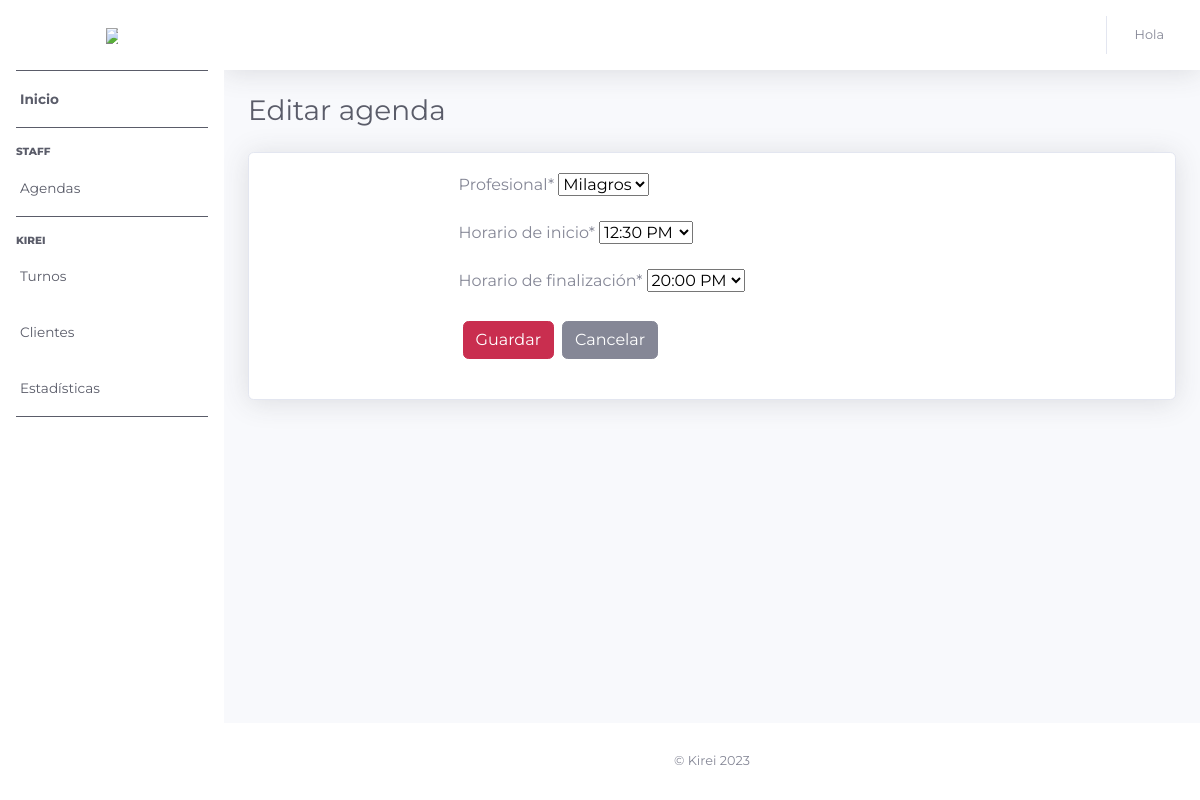
Screenshot of /agenda/23/edit with the database file from the repository.
### professionals/models.py (models this page shows)
class Professional(models.Model):
    professional = models.CharField(max_length=255)
    services = models.ManyToManyField(Service)
    start_date = models.DateField()
    def __str__(self):
        return self.professional

### agendas/models.py (models this page shows, shortened)
class Agenda(models.Model):
    professional = models.ForeignKey(Professional, on_delete=models.CASCADE)
    start_time = models.CharField(
        max_length=5,
        choices=[
            ("8:00", "8:00 AM"),
            ("8:30", "8:30 AM"),
            ("9:00", "9:00 AM"),
            ("9:30", "9:30 AM"),
            ("10:00", "10:00 AM"),
            ("10:30", "10:30 AM"),
            ("11:00", "11:00 AM"),
            ("11:30", "11:30 AM"),
            ("12:00", "12:00 PM"),
            ("12:30", "12:30 PM"),
            ("13:00", "13:00 PM"),
            ("13:30", "13:30 PM"),
            ("14:00", "14:00 PM"),
            ("14:30", "14:30 PM"),
            ("15:00", "15:00 PM"),
            ("15:30", "15:30 PM"),
            ("16:00", "16:00 PM"),
            ("16:30", "16:30 PM"),
            ("17:00", "17:00 PM"),
            ("17:30", "17:30 PM"),
            ("18:00", "18:00 PM"),
            ("18:30", "18:30 PM"),
            ("19:00", "19:00 PM"),
            ("19:30", "19:30 PM"),
        ],
    )
    end_time = models.CharField(
        max_length=5,
        choices=[
            ("8:30", "8:30 AM"),
            ("9:00", "9:00 AM"),
            ("9:30", "9:30 AM"),
            ("10:00", "10:00 AM"),
            ("10:30", "10:30 AM"),
            ("11:00", "11:00 AM"),
            ("11:30", "11:30 AM"),
            ("12:00", "12:00 PM"),
            ("12:30", "12:30 PM"),
            ("13:00", "13:00 PM"),
            ("13:30", "13:30 PM"),
            ("14:00", "14:00 PM"),
            ("14:30", "14:30 PM"),
            ("15:00", "15:00 PM"),
            ("15:30", "15:30 PM"),
            ("16:00", "16:00 PM"),
            ("16:30", "16:30 PM"),
            ("17:00", "17:00 PM"),
            ("17:30", "17:30 PM"),
            ("18:00", "18:00 PM"),
            ("18:30", "18:30 PM"),
            ("19:00", "19:00 PM"),
            ("19:30", "19:30 PM"),
            ("20:00", "20:00 PM"),
        ],
    )

### agendas/views.py (the view)
# urls.py: path("agenda/<int:pk>/edit", views.edit_agenda, name="edit_agenda"),
def edit_agenda(request, pk):
    agenda = get_object_or_404(Agenda, pk=pk)
    if request.method == "POST":
        form = EditAgendaForm(request.POST, instance=agenda)
        if form.is_valid():
            Agenda.objects.filter(pk=pk).update(
                start_time=form.cleaned_data["start_time"],
                end_time=form.cleaned_data["end_time"],
            )
            return redirect("agendas:all_agendas")
    else:
        form = EditAgendaForm(instance=agenda)
        context = {"form": form, "agenda": agenda}
        return render(request, "agendas/edit_agenda.html", context)
    context = {"form": form, "agenda": agenda}
    return render(request, "agendas/all_agendas.html", context)

### agendas/forms.py
class EditAgendaForm(forms.ModelForm):
    def __init__(self, *args, **kwargs):
        super().__init__(*args, **kwargs)
        self.fields["professional"].widget.attrs["readonly"] = True
        self.fields["professional"].label = "Profesional"
        self.fields["start_time"].label = "Horario de inicio"
        self.fields["end_time"].label = "Horario de finalización"
    class Meta:
        model = Agenda
        fields = ["professional", "start_time", "end_time"]

### carts/context_processors.py (called while the page is built)
def cart_total_quantity(request):
    total_quantity = 0
    cart = request.session.get("cart", {})
    for item in cart.values():
        total_quantity += item["quantity"]
    return {"cart_total_quantity": total_quantity}

### agendas/templates/agendas/edit_agenda.html (shortened to what this page needs)
{% extends 'staff/dashboard.html'%}
{% block title %}Editar agenda{% endblock %}
{% block content %}
{% load crispy_forms_tags %}
<div class="card shadow mb-4">
  <div class="card-body">
    <div class="row justify-content-sm-center h-100">
      <div class="col-xxl-4 col-xl-5 col-lg-5 col-md-7 col-sm-9">
        <form method="POST" class="needs-validation" novalidate="" autocomplete="off">
          <div class="mb-3">
                {{ form|crispy }}
          </div>
          <div class="mb-3">
            <div class="d-flex align-items-center">
                <button type="submit" class="btn btn-primary m-1">
                    Guardar
                </button>
                <a href="{% url 'agendas:all_agendas' %}" class="btn btn-secondary m-1">
                  Cancelar
                </a>
            </div>
          </div>
      </form>
      </div>
  </div>
  </div>
</div>
{% endblock %}

### rows the page displays
Professional: professional "Milagros"
Agenda: start_time "12:30 PM", end_time "20:00 PM"
